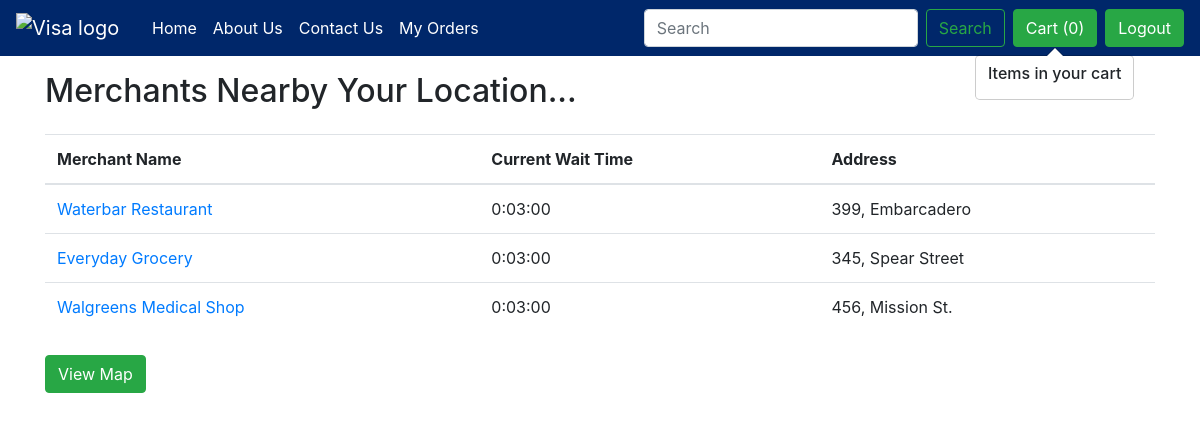
The app's page /shop/merchant_list2/ (signed in) with its own data.
### shop/models.py (models this page shows, shortened)
class UserRegistration(models.Model):
    user = models.OneToOneField(User,on_delete=models.CASCADE)
    is_merchant = models.BooleanField(default = False, blank = True)
    address = models.CharField(max_length=500)
    zipcode = models.CharField(max_length=6)
    phone = models.CharField(max_length=10)
    city = models.CharField(max_length=50)
    name = models.CharField(max_length=50, null = True)
    state = models.CharField(max_length=50)
    house_no = models.CharField(max_length=50, null = True)
    area = models.CharField(max_length=100, null = True)
    wait_time=models.CharField(max_length=10, null=True)
    slots=models.CharField(max_length=1200,null=True,default='{"Date":"01-01-2000"}')

### shop/views.py (the view)
# urls.py: path('merchant_list2/', views.merchant_list2, name='merchant_list2'),
@login_required
def merchant_list2(request):
    user = UserRegistration.objects.filter(user_id=request.user.id).first()
    merchant_l = UserRegistration.objects.filter(
        is_merchant=True, zipcode=user.zipcode)
    return render(request, 'shop/merchant_list.html', {'merchant_list': merchant_l})

### shop/templates/shop/merchant_list.html (shortened to what this page needs)
{% extends 'shop/basic.html' %}
{% block body %}
<div class="container my-3">
    <h2>Merchants Nearby Your Location...</h2>
    <table class="table table-hover my-4">
        <thead>
          <tr>
            <th scope="col">Merchant Name</th>
            <th scope="col">Current Wait Time</th>
            <th scope="col">Address</th>
          </tr>
        </thead>
        <tbody>
          {% for x in merchant_list %}
                <tr>
                    <td><a href="{% url 'shop:product_list' x.id %}">{{x.name}}</a></td>
                    <td>{{x.wait_time}}</td>
                    <td>{{x.address}}</td>
                  </tr>
            {% endfor %}
        </tbody>
      </table>
      <div class="my-2"><a href="{% url 'shop:merchant_list' %}"><button type="button" id="mer_list" class="btn btn-success">View Map</button></a></div>
    </div>
{% endblock %}

### records on screen
UserRegistration: name "Waterbar Restaurant", wait_time "0:03:00", address "399, Embarcadero"
UserRegistration: name "Everyday Grocery", wait_time "0:03:00", address "345, Spear Street"
UserRegistration: name "Walgreens Medical Shop", wait_time "0:03:00", address "456, Mission St."
